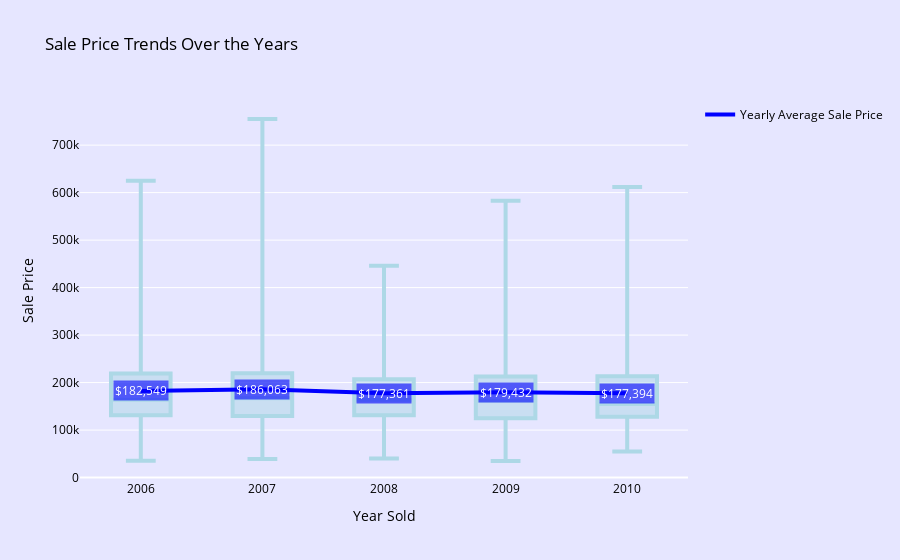

Notebook cell for this chart:
### Markdown cell above
### Categorical plot(s) -- boxplot and histogram

### Code cell
import plotly.graph_objects as go

yearly_avg_sale_price = df.groupby('YrSold')['SalePrice'].mean()

# Create a box plot with blue color scheme
fig6 = px.box(df, x='YrSold', y='SalePrice', title='Sale Price Trends Over the Years',
              points=False, color_discrete_sequence=['lightblue'])

# Add a line plot for yearly average sale price with blue color
fig6.add_trace(go.Scatter(x=yearly_avg_sale_price.index, y=yearly_avg_sale_price.values, 
                           mode='lines', name='Yearly Average Sale Price', line=dict(color='blue')))

# Update line plot style
fig6.update_traces(line=dict(width=4))

# Add annotations for yearly average sale price
for year, avg_price in yearly_avg_sale_price.items():
    fig6.add_annotation(
        x=year,
        y=avg_price,
        text=f"${avg_price:,.0f}",
        font=dict(color='white'),
        showarrow=False,
        bgcolor='rgba(0, 0, 255, 0.6)'
    )

# Update layout with blue color scheme
fig6.update_layout(
    plot_bgcolor='rgb(230, 230, 255)',  # Light blue background
    paper_bgcolor='rgb(230, 230, 255)',  # Light blue paper background
    font=dict(color='black'),  # Black font color
    xaxis_title='Year Sold',
    yaxis_title='Sale Price'
)

# Show the plot
fig6.show()

### Figure 1 — Plotly figure (JSON) as saved in the notebook; plotly's stock layout.template omitted (floating-point values rounded to 4 significant figures; data arrays with more than 128 entries replaced by an {"elided": "..."} marker saying what was removed)
{"data": [{"alignmentgroup": "True", "boxpoints": false, "hovertemplate": "YrSold=%{x}<br>SalePrice=%{y}<extra></extra>", "legendgroup": "", "line": {"width": 4}, "marker": {"color": "lightblue"}, "name": "", "notched": false, "offsetgroup": "", "orientation": "v", "showlegend": false, "type": "box", "x": {"elided": "1460 int values"}, "x0": " ", "xaxis": "x", "y": {"elided": "1460 int values"}, "y0": " ", "yaxis": "y"}, {"line": {"color": "blue", "width": 4}, "mode": "lines", "name": "Yearly Average Sale Price", "type": "scatter", "x": [2006, 2007, 2008, 2009, 2010], "y": [182500.0, 186100.0, 177400.0, 179400.0, 177400.0]}], "layout": {"annotations": [{"bgcolor": "rgba(0, 0, 255, 0.6)", "font": {"color": "white"}, "showarrow": false, "text": "$182,549", "x": 2006, "y": 182500.0}, {"bgcolor": "rgba(0, 0, 255, 0.6)", "font": {"color": "white"}, "showarrow": false, "text": "$186,063", "x": 2007, "y": 186100.0}, {"bgcolor": "rgba(0, 0, 255, 0.6)", "font": {"color": "white"}, "showarrow": false, "text": "$177,361", "x": 2008, "y": 177400.0}, {"bgcolor": "rgba(0, 0, 255, 0.6)", "font": {"color": "white"}, "showarrow": false, "text": "$179,432", "x": 2009, "y": 179400.0}, {"bgcolor": "rgba(0, 0, 255, 0.6)", "font": {"color": "white"}, "showarrow": false, "text": "$177,394", "x": 2010, "y": 177400.0}], "boxmode": "group", "font": {"color": "black"}, "legend": {"tracegroupgap": 0}, "paper_bgcolor": "rgb(230, 230, 255)", "plot_bgcolor": "rgb(230, 230, 255)", "title": {"text": "Sale Price Trends Over the Years"}, "xaxis": {"anchor": "y", "domain": [0, 1], "title": {"text": "Year Sold"}}, "yaxis": {"anchor": "x", "domain": [0, 1], "title": {"text": "Sale Price"}}}}
